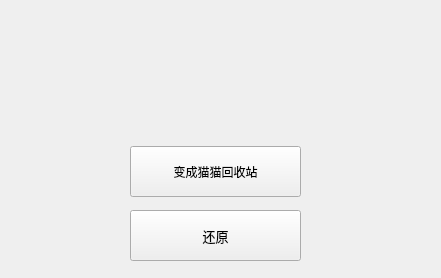
<?xml version="1.0" encoding="UTF-8"?>
<ui version="4.0">
 <class>MainWindow</class>
 <widget class="QMainWindow" name="MainWindow">
  <property name="geometry">
   <rect>
    <x>0</x>
    <y>0</y>
    <width>441</width>
    <height>278</height>
   </rect>
  </property>
  <property name="windowTitle">
   <string>猫猫回收站-----Afool4U</string>
  </property>
  <widget class="QWidget" name="centralWidget">
   <widget class="QPushButton" name="pushButton">
    <property name="geometry">
     <rect>
      <x>130</x>
      <y>146</y>
      <width>171</width>
      <height>51</height>
     </rect>
    </property>
    <property name="styleSheet">
     <string notr="true">font: 10pt &quot;宋体&quot;;</string>
    </property>
    <property name="text">
     <string>变成猫猫回收站</string>
    </property>
   </widget>
   <widget class="QPushButton" name="pushButton_2">
    <property name="geometry">
     <rect>
      <x>130</x>
      <y>210</y>
      <width>171</width>
      <height>51</height>
     </rect>
    </property>
    <property name="font">
     <font>
      <family>宋体</family>
      <pointsize>10</pointsize>
      <weight>50</weight>
      <italic>false</italic>
      <bold>false</bold>
      <stylestrategy>PreferDefault</stylestrategy>
     </font>
    </property>
    <property name="styleSheet">
     <string notr="true">font: 10pt &quot;宋体&quot;;</string>
    </property>
    <property name="text">
     <string>还原</string>
    </property>
   </widget>
   <widget class="QLabel" name="label">
    <property name="geometry">
     <rect>
      <x>50</x>
      <y>20</y>
      <width>141</width>
      <height>111</height>
     </rect>
    </property>
    <property name="styleSheet">
     <string notr="true">
image: url(:/cat_empty.dll);</string>
    </property>
    <property name="text">
     <string/>
    </property>
   </widget>
   <widget class="QLabel" name="label_2">
    <property name="geometry">
     <rect>
      <x>240</x>
      <y>20</y>
      <width>151</width>
      <height>111</height>
     </rect>
    </property>
    <property name="styleSheet">
     <string notr="true">image: url(:/cat_full.dll);</string>
    </property>
    <property name="text">
     <string/>
    </property>
   </widget>
  </widget>
 </widget>
 <layoutdefault spacing="6" margin="11"/>
 <resources/>
 <connections/>
</ui>
